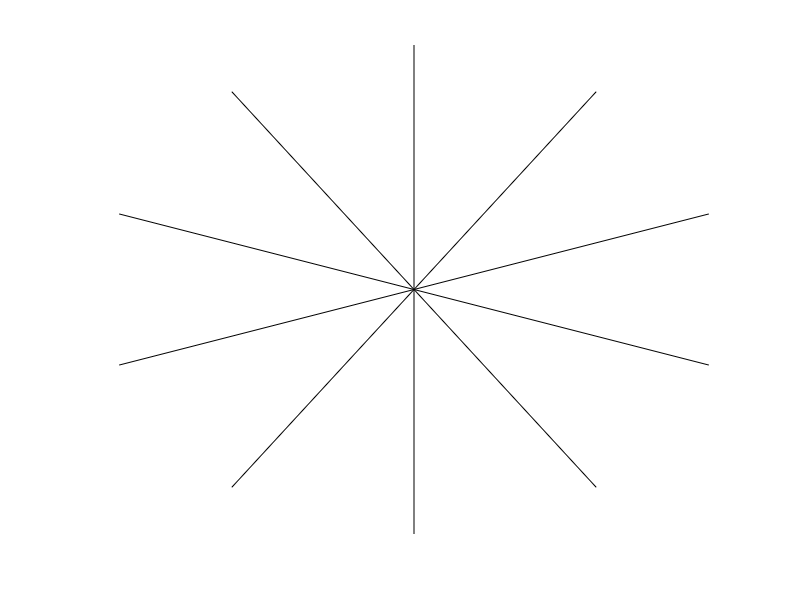

Write the MATLAB code that produced this figure.
function plot_number_face()
%% plot number-face

% init figure
figure('Name', 'Number-Face', 'NumberTitle', 'off');
axes;
axis off;

% calc angles
ang = 0:36:180-36;
rad = ang./180*pi;
    
% calc complex numbers
Vec = 1 * exp(-j * (rad-pi/2));
    
X = real(Vec);
Y = imag(Vec);
    
% plot lines
line([X; -X], [Y; -Y], 'LineStyle', '-', 'Color', 'black');

% plot numbers
t = num2str(0:9);
nums = t(1:3:28);
%text([X+0.05 -X-0.1], [Y -Y], nums', 'FontSize',16);

end